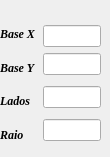
     <widget class="QWidget" name="page_4">
      <widget class="QWidget" name="layoutWidget9">
       <property name="geometry">
        <rect>
         <x>0</x>
         <y>20</y>
         <width>101</width>
         <height>128</height>
        </rect>
       </property>
       <layout class="QHBoxLayout" name="horizontalLayout_3">
        <item>
         <layout class="QVBoxLayout" name="verticalLayout_10">
          <item>
           <layout class="QVBoxLayout" name="verticalLayout_7">
            <item>
             <widget class="QLabel" name="label_10">
              <property name="font">
               <font>
                <family>Times New Roman</family>
                <italic>true</italic>
                <bold>true</bold>
               </font>
              </property>
              <property name="text">
               <string>Base X</string>
              </property>
             </widget>
            </item>
            <item>
             <widget class="QLabel" name="label_11">
              <property name="font">
               <font>
                <family>Times New Roman</family>
                <italic>true</italic>
                <bold>true</bold>
               </font>
              </property>
              <property name="text">
               <string>Base Y</string>
              </property>
             </widget>
            </item>
           </layout>
          </item>
          <item>
           <layout class="QVBoxLayout" name="verticalLayout_9">
            <item>
             <widget class="QLabel" name="label_8">
              <property name="font">
               <font>
                <family>Times New Roman</family>
                <italic>true</italic>
                <bold>true</bold>
               </font>
              </property>
              <property name="text">
               <string>Lados</string>
              </property>
             </widget>
            </item>
            <item>
             <widget class="QLabel" name="label_9">
              <property name="font">
               <font>
                <family>Times New Roman</family>
                <italic>true</italic>
                <bold>true</bold>
               </font>
              </property>
              <property name="text">
               <string>Raio</string>
              </property>
             </widget>
            </item>
           </layout>
          </item>
         </layout>
        </item>
        <item>
         <layout class="QVBoxLayout" name="verticalLayout_8">
          <item>
           <layout class="QVBoxLayout" name="verticalLayout_6">
            <item>
             <widget class="QLineEdit" name="inputXPoligono"/>
            </item>
            <item>
             <widget class="QLineEdit" name="inputYPoligono"/>
            </item>
           </layout>
          </item>
          <item>
           <widget class="QLineEdit" name="inputLados"/>
          </item>
          <item>
           <widget class="QLineEdit" name="inputRaio"/>
          </item>
         </layout>
        </item>
       </layout>
      </widget>
     </widget>
